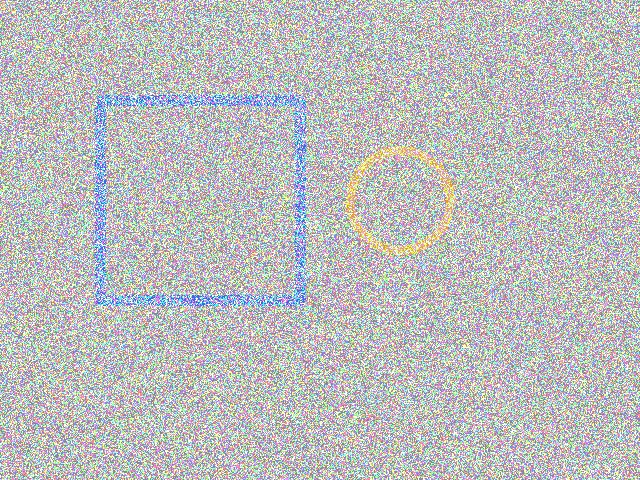
#> input picture test_data/test_edge_noise.jpg, 640 x 480 px
$ python analyze_test_images.py
#> lines starting #> are read from the running program, lines starting #| are printed output that depends on the picture; after the words box and inside, x2 and y2 are one past the last pixel; in counts of white or black regions, pixels touching at a corner belong together
#> pass 3 of the loop `for file in os.listdir('test_data'):`:
#> the loop made 8 passes; the first 3 are shown
#!/usr/bin/env python3
"""
分析测试图片并解释测试重点
"""
import cv2
import numpy as np
import os

def analyze_image_info():
    """分析测试图片信息"""

    test_images = [
        ('test_edge_noise.jpg', '边缘+噪声测试'),
        ('test_gradient.jpg', '渐变测试'),
        ('test_checkerboard.jpg', '棋盘格测试'),
        ('test_text.jpg', '文字细节测试'),
        ('test_stomach_simulated.jpg', '模拟胃镜图像'),
        ('test_colon_simulated.jpg', '模拟肠镜图像')
    ]

    print("=" * 80)
    print("自适应锐化算法测试图片分析")
    print("=" * 80)

    for filename, description in test_images:
        if not os.path.exists(filename):
            print(f"\n⚠️  文件不存在: {filename}")
            continue

        img = cv2.imread(filename)
#> img is the input picture: shape (480, 640, 3); mean B, G, R 189.8, 189.5, 188.5
        if img is None:
            print(f"\n❌ 无法读取: {filename}")
            continue

        height, width, channels = img.shape
#> height = 480; width = 640; channels = 3
        print(f"\n📊 {description} ({filename}):")
        print(f"   尺寸: {width}×{height} 像素, 通道数: {channels}")
#|    尺寸: 640×480 像素, 通道数: 3

        # 计算统计信息
        gray = cv2.cvtColor(img, cv2.COLOR_BGR2GRAY)
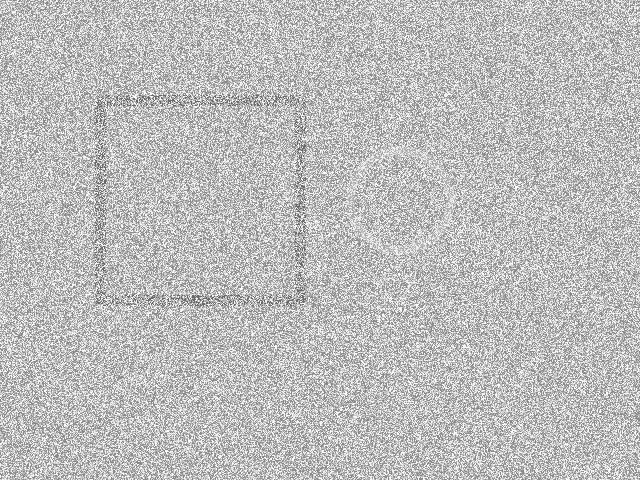
#> gray: shape (480, 640); min 91, max 255, mean 189.3
        mean_val = np.mean(gray)
#> mean_val = 189.3
        std_val = np.std(gray)
#> std_val = 39.79
        min_val = np.min(gray)
#> min_val = 91
        max_val = np.max(gray)
#> max_val = 255

        print(f"   灰度统计: 均值={mean_val:.1f}, 标准差={std_val:.1f}, 范围=[{min_val}, {max_val}]")
#|    灰度统计: 均值=189.3, 标准差=39.8, 范围=[91, 255]

        # 边缘检测（测试边缘增强效果）
        edges = cv2.Canny(gray, 50, 150)
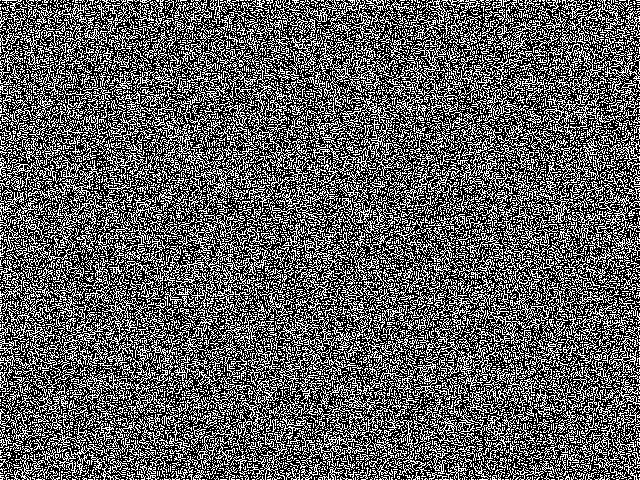
#> edges: shape (480, 640); 36.8% white in thin lines or dots
        edge_pixels = np.sum(edges > 0)
#> edge_pixels = 113086
        edge_ratio = edge_pixels / (width * height) * 100
#> edge_ratio = 36.81

        print(f"   边缘检测: {edge_pixels} 个边缘像素 ({edge_ratio:.2f}%)")
#|    边缘检测: 113086 个边缘像素 (36.81%)
#> pass 3 of the loop in analyze_image_info, `for filename, description in test_images:`:
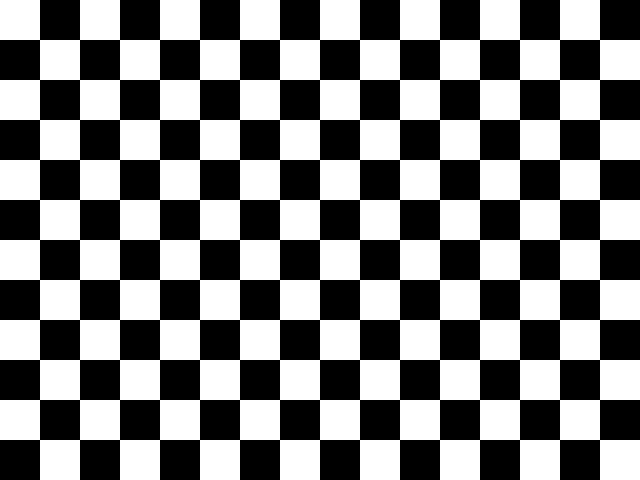
#> input picture test_data/test_checkerboard.jpg, 640 x 480 px
#> in analyze_image_info, img is the input picture: shape (480, 640, 3); values 50 (black) and 200 (white), 50% white; 1 white region, box (x1, y1, x2, y2) and area: (0, 0, 640, 480) 153600
#|    尺寸: 640×480 像素, 通道数: 3
#> mean_val = 125
#> std_val = 75
#> min_val = 50
#> max_val = 200
#|    灰度统计: 均值=125.0, 标准差=75.0, 范围=[50, 200]
#> in analyze_image_info, `edges = cv2.Canny(gray, 50, 150)`:
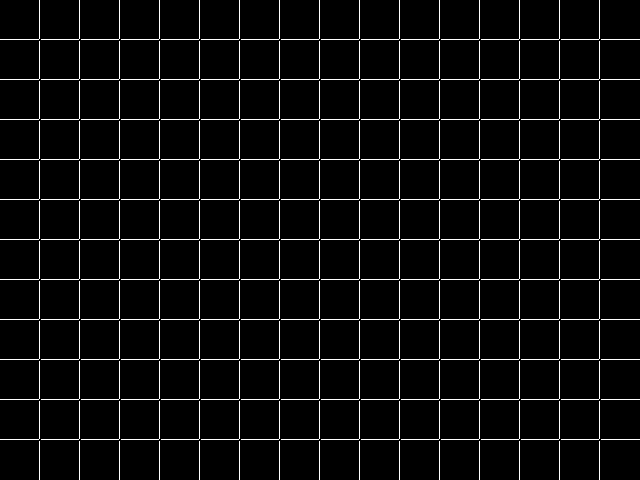
#> edges: shape (480, 640); 4.4% white in thin lines or dots
#> edge_pixels = 13580
#> edge_ratio = 4.42
#|    边缘检测: 13580 个边缘像素 (4.42%)
#> the loop made 6 passes; the first 3 are shown

        # 特定测试关注点
        if 'edge_noise' in filename:
            print(f"   🔍 测试重点: 1) 清晰边缘增强 2) 噪声抑制 3) 边缘-噪声区分能力")
            print(f"   📈 期望结果: 边缘更锐利，背景噪声不放大")

        elif 'gradient' in filename:
            print(f"   🔍 测试重点: 1) 平坦区域处理 2) 渐变平滑性 3) 伪影抑制")
            print(f"   📈 期望结果: 渐变保持平滑，不产生条纹或伪影")

        elif 'checkerboard' in filename:
            print(f"   🔍 测试重点: 1) 周期性图案处理 2) 摩尔纹抑制 3) 棋盘角点清晰度")
            print(f"   📈 期望结果: 棋盘格清晰，不产生混叠或振铃效应")

        elif 'text' in filename:
            print(f"   🔍 测试重点: 1) 文字细节增强 2) 笔画清晰度 3) 背景均匀性")
            print(f"   📈 期望结果: 文字更清晰易读，背景不产生噪声")

        elif 'stomach' in filename:
            print(f"   🔍 测试重点: 1) 组织纹理增强 2) 血管边缘清晰度 3) 反光区域处理")
            print(f"   📈 期望结果: 组织纹理更清晰，血管边缘明显，反光区域不过曝")

        elif 'colon' in filename:
            print(f"   🔍 测试重点: 1) 褶皱结构增强 2) 阴影细节保留 3) 颜色一致性")
            print(f"   📈 期望结果: 褶皱结构清晰，阴影区域细节可见，颜色自然")

    print("\n" + "=" * 80)
    print("测试策略总结:")
    print("=" * 80)
    print("""
1. 主观测试（人眼观察）:
   - 边缘是否更清晰？
   - 噪声是否被抑制？
   - 是否有伪影或振铃效应？
   - 细节是否自然增强？

2. 客观测试（量化指标）:
   - 边缘强度变化（Canny边缘检测）
   - 对比度变化（局部对比度测量）
   - 噪声水平变化（平滑区域标准差）
   - 信息熵变化（图像信息量）

3. 性能测试:
   - 处理时间（与USM锐化对比）
   - 内存使用情况
   - 实时性评估（能否满足30fps）

4. 极端情况测试:
   - 高噪声图像
   - 低对比度图像
   - 过曝/欠曝图像
   - 运动模糊图像
""")

if __name__ == "__main__":
    # 先确保图片在当前目录
    if os.path.exists('test_data'):
        print("检测到test_data子目录，正在检查图片...")
        for file in os.listdir('test_data'):
            if file.endswith('.jpg') and not os.path.exists(file):
                os.rename(f'test_data/{file}', file)
        if os.listdir('test_data') == []:
            os.rmdir('test_data')

    analyze_image_info()
